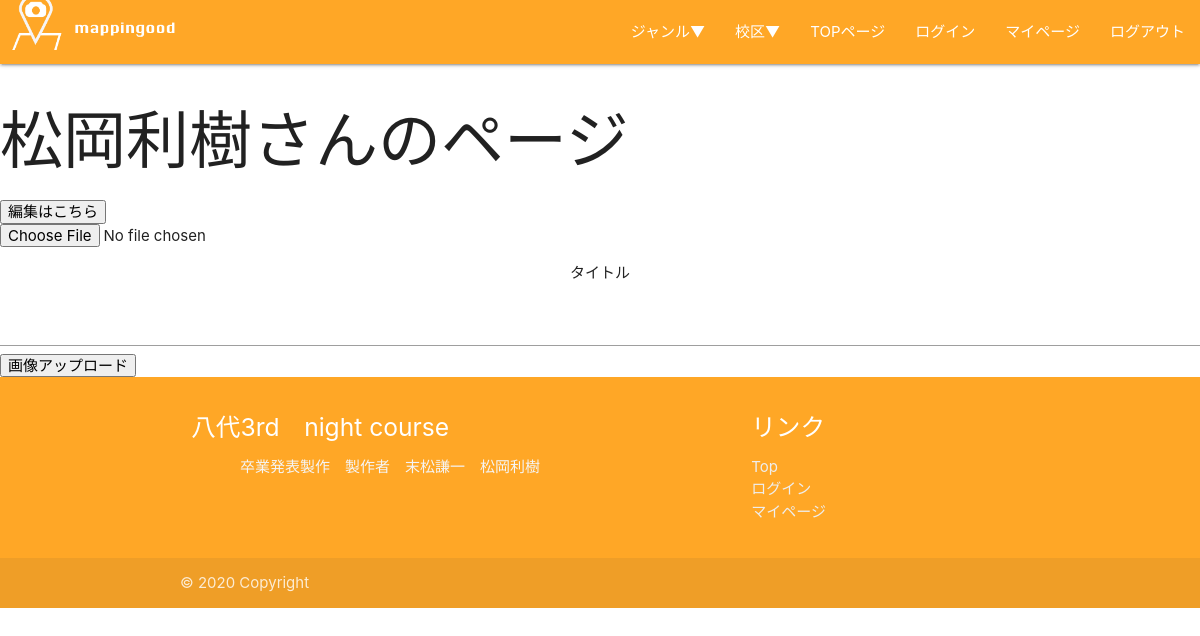
/user_page (signed in), run on an earlier commit of the app's database.
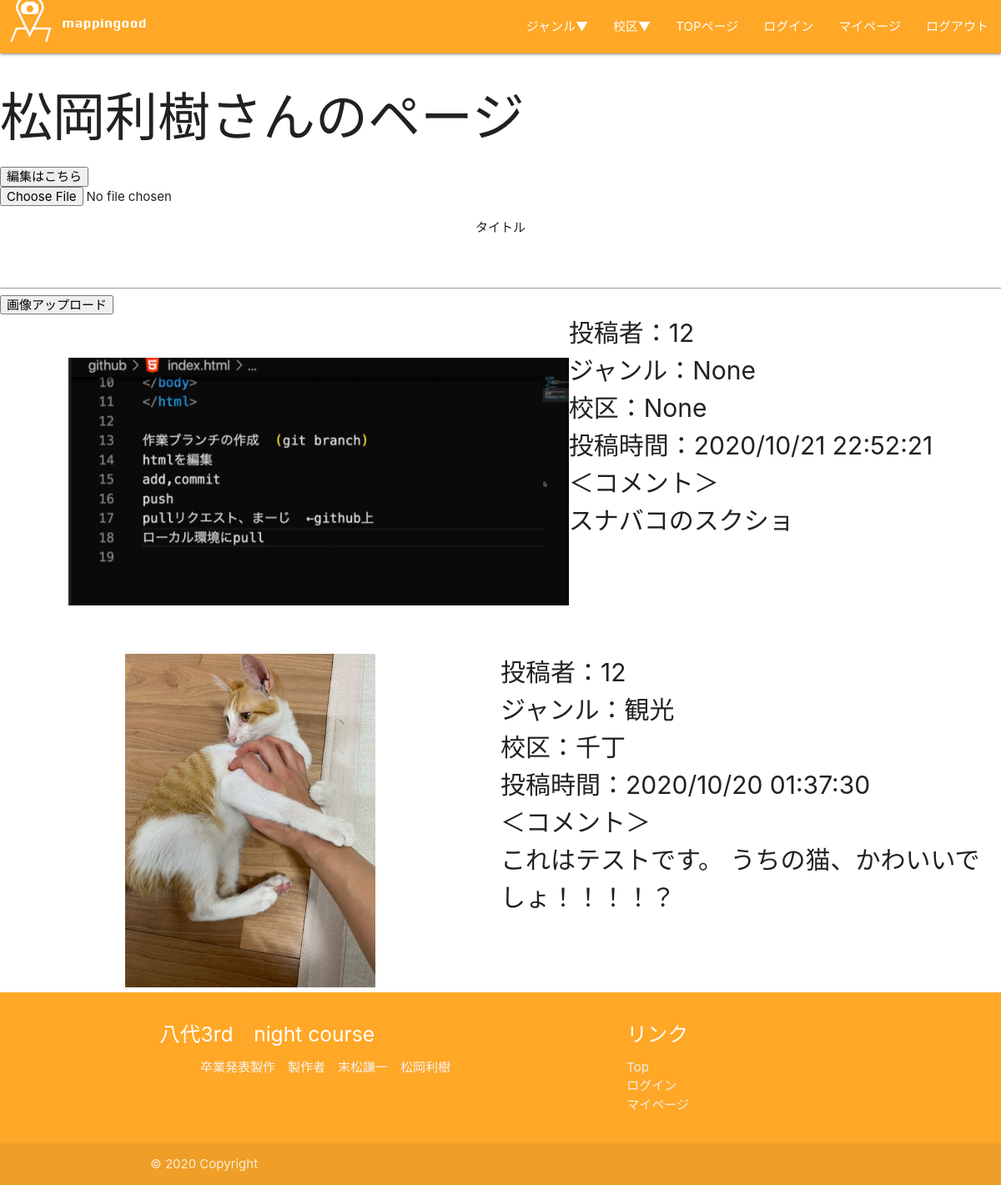
And on a later commit of the database.
### tables this page shows
CREATE TABLE "picture" (
	"picture_id"	INTEGER,
	"user_id"	INTEGER,
	"comment"	TEXT,
	"picture"	TEXT,
	"time"	INTEGER,
	"location_no"	INTEGER,
	"good_count"	INTEGER,
	"site_name"	TEXT,
	"junru_name"	TEXT,
	PRIMARY KEY("picture")
);

### app.py (the view)
@app.route("/user_page")
def greet():
    if "user_id" in session:
        user_id = session["user_id"][0]
        print(user_id)
        conn = sqlite3.connect("mappin_good.db")
        c = conn.cursor()
        c.execute("select nickname from users where user_id=?",(user_id,))
        nickname = c.fetchone()
        nickname = nickname[0]
        print(nickname)
        c.execute(
                "select * from picture where user_id = ? order by time desc ", (user_id,))
        my_list = []
        for row in c.fetchall():
            my_list.append({"picture_id": row[0], "user_id": row[1], "comment": row[2], "picture": row[3],
                                "time": row[4], "location_no": row[5], "good_count": row[6], "site_name": row[7], "junru_name": row[8], })
        c.close()
        return render_template("/user_page.html",nickname = nickname,my_list=my_list)
    else:
        return render_template("login.html")

### templates/user_page.html
{% extends "base.html" %}
{% block content %}
<h1>{{ nickname }}さんのページ</h1>
<button onclick="location.href='/edit'">編集はこちら</button>
<form action="/upload" method="post" enctype="multipart/form-data">
    <input type="file" name="upload"></br>
    <p>タイトル</p>
    <input type="text" name="comment"><br>
    <input type="submit" value="画像アップロード"></br>
</form>
{% for item in my_list %}
<div class="container_brows_img">
    <div>
        <a href="/picture/{{item["picture_id"]}}"><img src="/static/img/{{item["picture"]}}" class="browsing_img"></a>
    </div>
    <div class="browsing_prf">
        <div class="contributor">投稿者：{{item["user_id"]}}</div>
        <div class="junru_name">ジャンル：{{item["junru_name"]}}</div>
        <div class="kouku_name">校区：{{item["site_name"]}}</div>
        <div class="contribut_time">投稿時間：{{item["time"]}}</div>
        <div class="brows_comment">＜コメント＞<br>{{item["comment"]}}</div>
    </div>
</div>
{% endfor %}
{% endblock %}

What changed in the data, as far as the page shows it:
added picture: picture (picture), user_id "12", junru_name "None", site_name "None", time "2020/10/21 22:52:21", comment "スナバコのスクショ"
now on this page (row edited): picture: picture (picture), user_id "12", junru_name "観光", site_name "千丁", time "2020/10/20 01:37:30", comment "これはテストです。 うちの猫、かわいいでしょ！！！！？"
